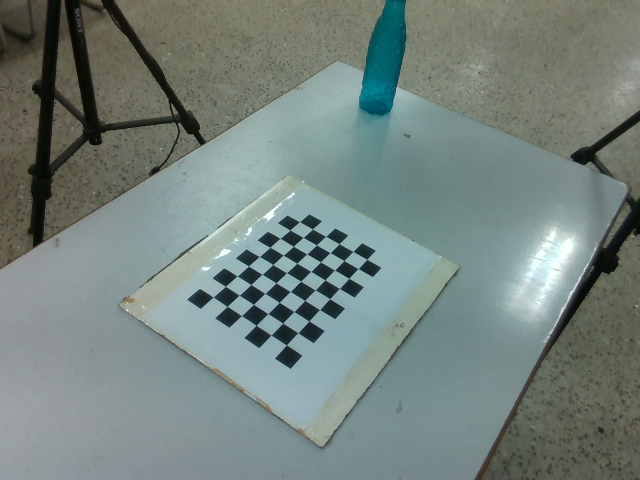
#> input picture itr3/cam_0/intrinsic/1.png, 640 x 480 px; its folder holds 4 pictures in this run
$ python camera_matrix.py
#> lines starting #> are read from the running program, lines starting #| are printed output that depends on the picture
import cv2
import numpy as np
import glob

# Checkerboard config
cb_size = (9, 6)  # number of inner corners
objp = np.zeros((np.prod(cb_size), 3), np.float32)
objp[:, :2] = np.indices(cb_size).T.reshape(-1, 2)
objp *= 0.0235  # square size in meters

objpoints = []
imgpoints = []

images = glob.glob('d:\codes\camera_calib_IIITA\itr3\cam_0\intrinsic/*.png')

for fname in images:
    img = cv2.imread(fname)
#> img is the input picture: shape (480, 640, 3); mean B, G, R 125.9, 130.7, 117
    gray = cv2.cvtColor(img, cv2.COLOR_BGR2GRAY)
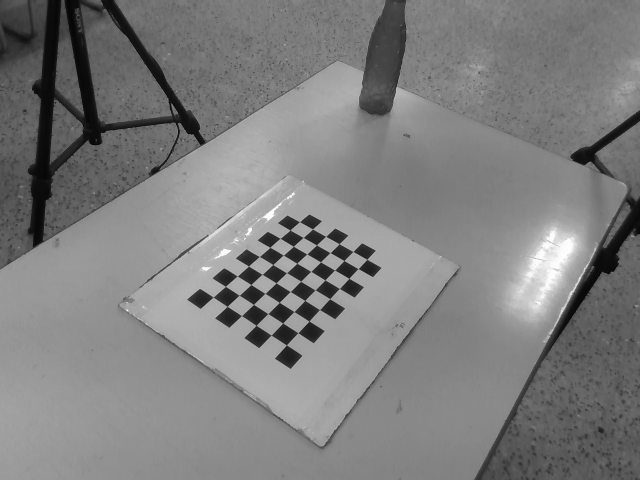
#> gray: shape (480, 640); min 4, max 253, mean 126
    ret, corners = cv2.findChessboardCorners(gray, cb_size)
#> ret = True; corners = 54 rows, first 8: [213.1, 297.1], [225.4, 286.4], [237.2, 276.1], [248.5, 266], [259.3, 256.5], [269.8, 247.3], [280.1, 238.4], [289.9, 230.1]

    if ret:
        objpoints.append(objp)
        imgpoints.append(corners)
#> pass 2 of the loop `for fname in images:`:
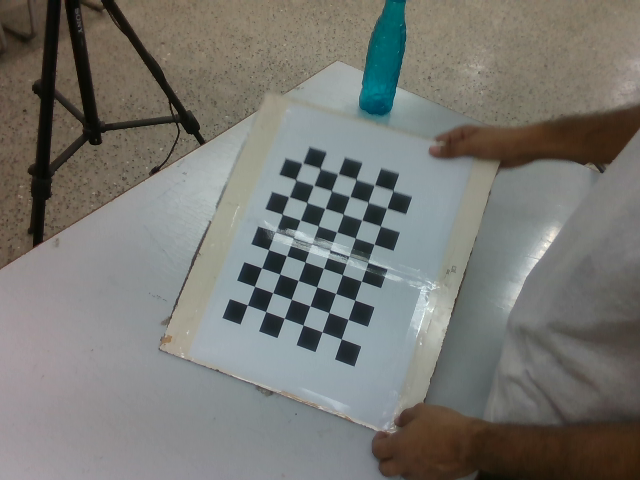
#> input picture itr3/cam_0/intrinsic/10.png, 640 x 480 px
#> img is the input picture: shape (480, 640, 3); mean B, G, R 113.4, 118.3, 118.3
#> `gray = cv2.cvtColor(img, cv2.COLOR_BGR2GRAY)`:
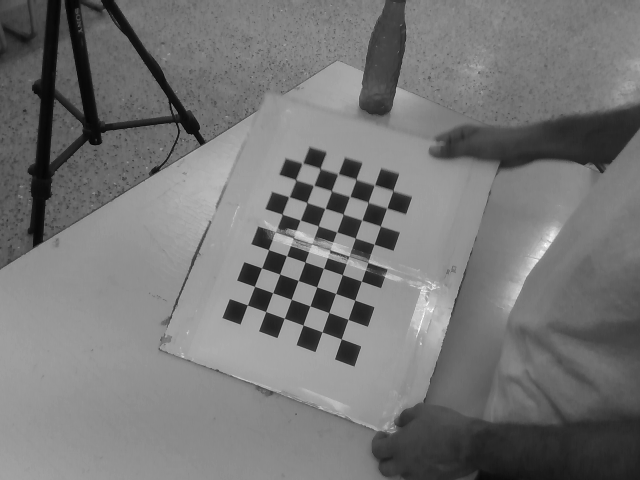
#> gray: shape (480, 640); min 3, max 252, mean 117.6
#> ret = False; corners = None
#> pass 3 of the loop `for fname in images:`:
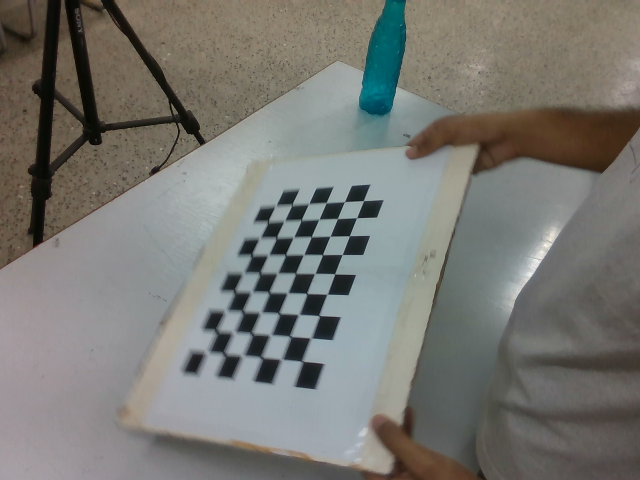
#> input picture itr3/cam_0/intrinsic/11.png, 640 x 480 px
#> img is the input picture: shape (480, 640, 3); mean B, G, R 114.7, 119.7, 119.9
#> `gray = cv2.cvtColor(img, cv2.COLOR_BGR2GRAY)`:
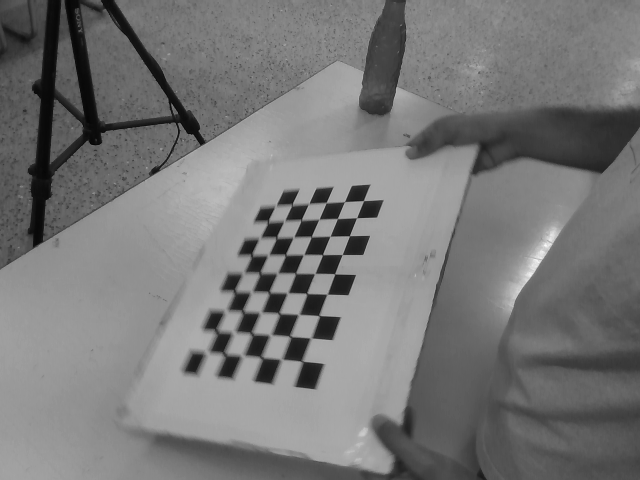
#> gray: shape (480, 640); min 4, max 251, mean 119.1
#> ret = True; corners = 54 rows, first 8: [207, 352.5], [217, 330.5], [225.5, 310.5], [236.2, 291.3], [244.5, 270.6], [250.9, 255.5], [260.7, 237.6], [267.4, 221.8]
#> the loop made 4 passes; the first 3 are shown

# Calibrate
ret, K, dist, rvecs, tvecs = cv2.calibrateCamera(objpoints, imgpoints, gray.shape[::-1], None, None)

print("Camera Matrix:\n", K)
path = "d:\codes\camera_calib_IIITA\itr3\cam_0\intrinsics.npy"
np.save(path,K)
print("Distortion Coefficients:\n", dist)
